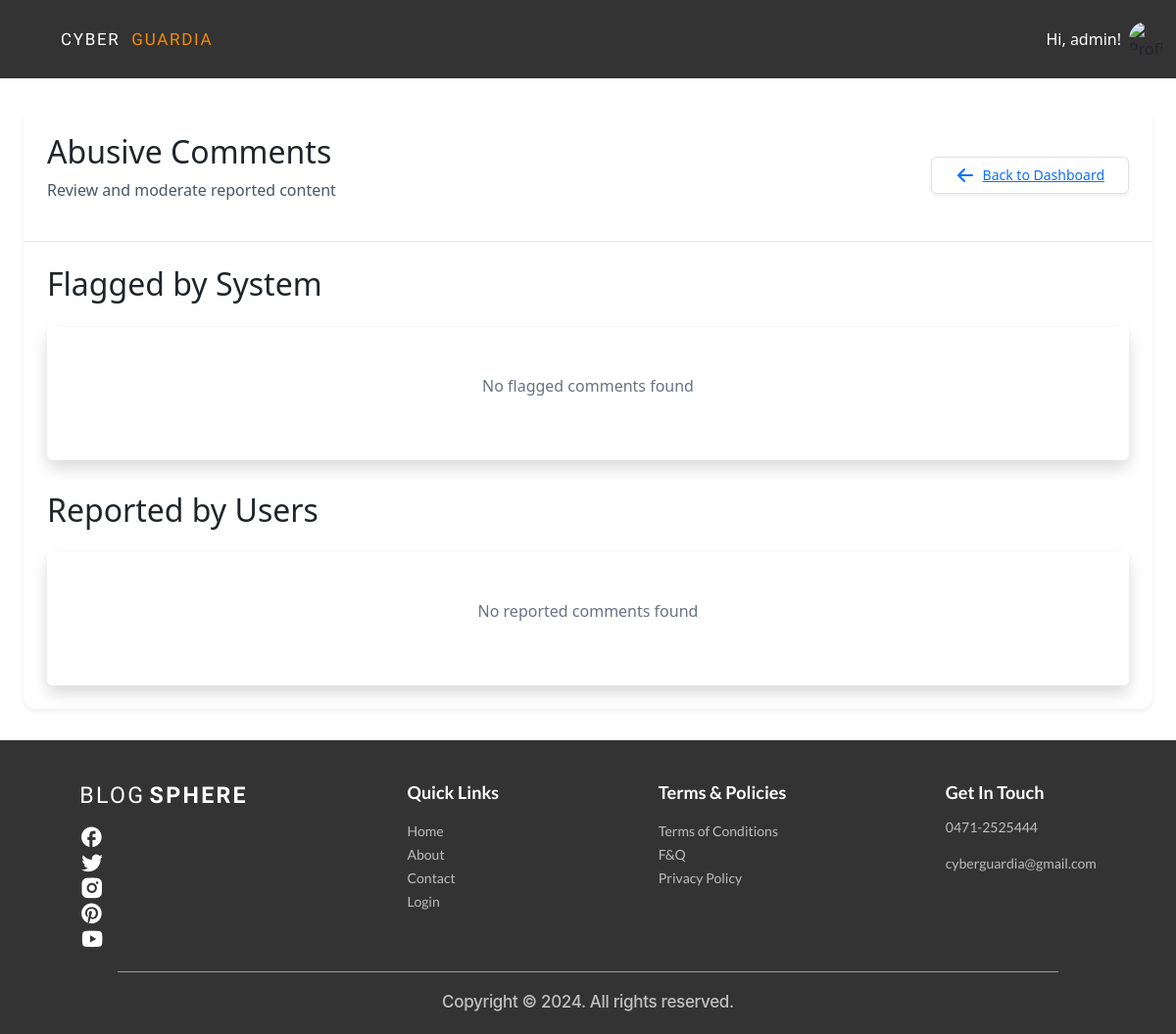
Before: /admin_panel/abusive-comments/ (signed in) with the older database file.
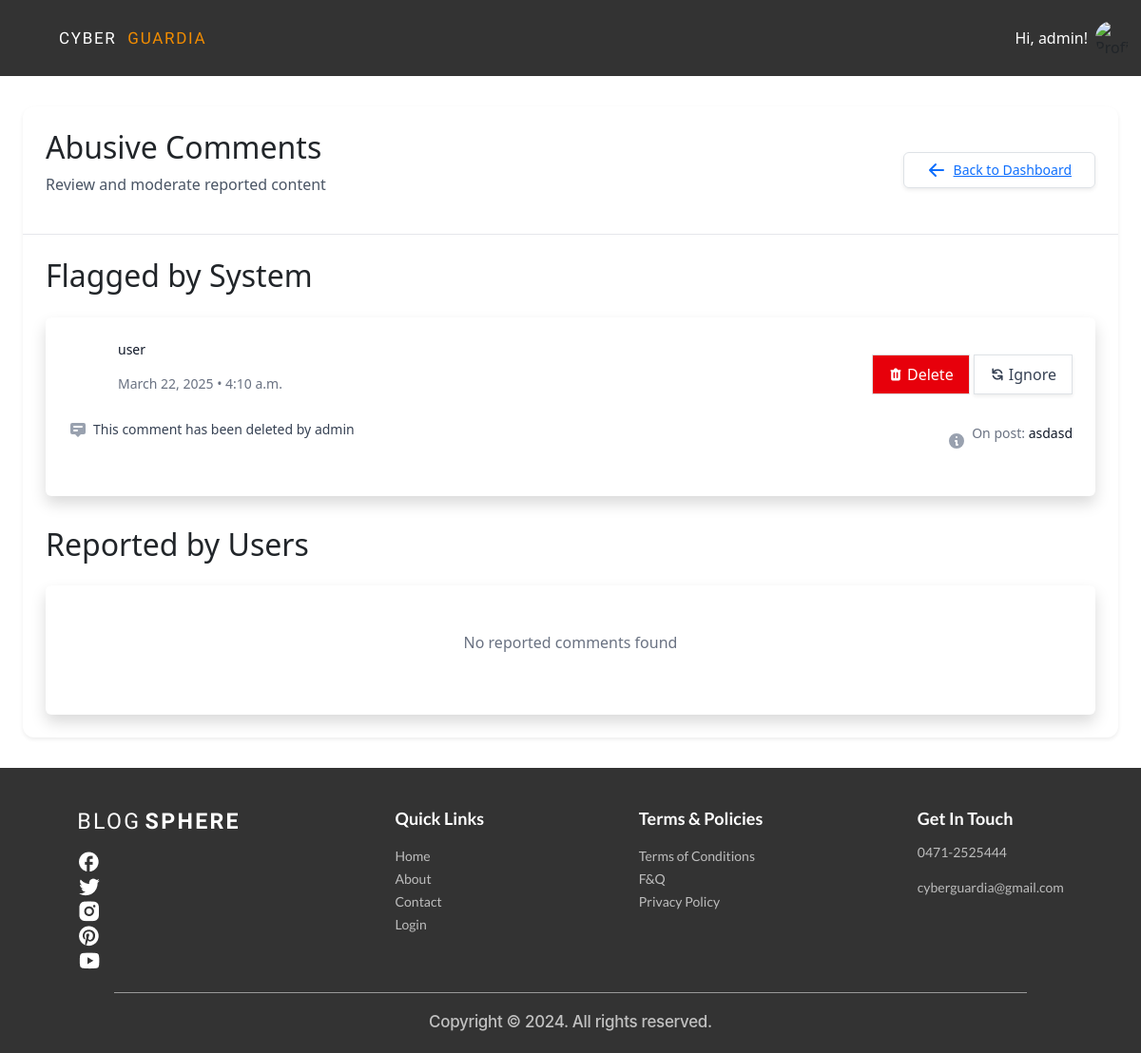
After: the same page with the newer database file.
### posts/models.py (models this page shows, shortened)
class Comment(models.Model):
    user = models.ForeignKey(User, on_delete=models.CASCADE)
    post = models.ForeignKey(Post, on_delete=models.CASCADE, related_name="comments")
    text = models.TextField()
    created_at = models.DateTimeField(auto_now_add=True)
    flagged = models.BooleanField(default=False)
    reported = models.BooleanField(default=False)

class Post(models.Model):
    user = models.ForeignKey(User, on_delete=models.CASCADE)
    content = models.TextField(blank=True)
    location = models.CharField(max_length=255, blank=True)
    image = models.ImageField(upload_to='post_images/', blank=True, null=True)
    created_at = models.DateTimeField(auto_now_add=True)

### account/models.py (models this page shows)
class User(AbstractUser):
    USER_TYPE_CHOICES = (
        ('normal', 'Normal User'),
        ('advertiser', 'Advertiser'),
    )
    user_type = models.CharField(max_length=20, choices=USER_TYPE_CHOICES, default='normal')

### admin_panel/views.py (the view)
# urls.py: path('abusive-comments/', views.abusive_comments, name='abusive_comments'),
@never_cache
@user_passes_test(is_admin)
@login_required
def abusive_comments(request):
    flagged_comments = Comment.objects.filter(flagged=True)
    reported_comments = Comment.objects.filter(reported=True)
    return render(request, 'admin_panel/abusive_comments.html', {'flagged_comments': flagged_comments, 'reported_comments': reported_comments})

### admin_panel/views.py (called while the page is built)
def is_admin(user):
    return user.is_superuser

### admin_panel/templates/admin_panel/abusive_comments.html (shortened to what the changed rows need)
{% extends 'base.html' %}
{% block content %}
<div class="max-w-7xl mx-auto px-4 sm:px-6 lg:px-8 py-8">
    <div class="bg-white dark:bg-gray-800 rounded-xl shadow-sm overflow-hidden">
        <div class="p-6 border-b border-gray-200 dark:border-gray-700 flex justify-between items-center">
            <div>
                <h2 class="text-2xl font-bold text-gray-900 dark:text-white">Abusive Comments</h2>
            </div>
        </div>
        <div class="p-6">
            <div class="mb-8">
                <h2 class="text-xl font-semibold text-gray-900 dark:text-white mb-4">Flagged by System</h2>
                <div class="bg-white dark:bg-gray-800 shadow overflow-hidden sm:rounded-md">
                    <ul class="divide-y divide-gray-200 dark:divide-gray-700">
                        {% for comment in flagged_comments %}
                        <li>
                            <div class="px-4 py-4 sm:px-6">
                                <div class="flex items-center justify-between">
                                    <div class="flex items-center">
                                        <div class="h-10 w-10 rounded-full bg-primary-500 flex items-center justify-center text-white font-semibold mr-3">
                                        </div>
                                        <div>
                                            <p class="text-sm font-medium text-gray-900 dark:text-white">{{ comment.user.username }}</p>
                                            <p class="text-sm text-gray-500 dark:text-gray-400">
                                                {{ comment.created_at|date:"F j, Y • g:i a" }}
                                            </p>
                                        </div>
                                    </div>
                                    <div>
                                        <form action="{% url 'delete_comment' comment.id %}" method="POST" class="inline-block">
                                            <button type="submit" class="inline-flex items-center px-3 py-2 border border-transparent text-sm leading-4 font-medium rounded-md text-white bg-red-600 hover:bg-red-700 focus:outline-none focus:ring-2 focus:ring-offset-2 focus:ring-red-500">
                                                Delete
                                            </button>
                                        </form>
                                        <button class="ml-2 inline-flex items-center px-3 py-2 border border-gray-300 dark:border-gray-600 shadow-sm text-sm leading-4 font-medium rounded-md text-gray-700 dark:text-gray-300 bg-white dark:bg-gray-800 hover:bg-gray-50 dark:hover:bg-gray-700 focus:outline-none focus:ring-2 focus:ring-offset-2 focus:ring-primary-500">
                                            Ignore
                                        </button>
                                    </div>
                                </div>
                                <div class="mt-2 sm:flex sm:justify-between">
                                    <div class="sm:flex">
                                        <p class="flex items-center text-sm text-gray-700 dark:text-gray-300">
                                            {{ comment.text }}
                                        </p>
                                    </div>
                                    <div class="mt-2 flex items-center text-sm text-gray-500 dark:text-gray-400 sm:mt-0">
                                        <p>
                                            On post: <span class="text-gray-900 dark:text-gray-200 font-medium">{{ comment.post.content|truncatechars:50 }}</span>
                                        </p>
                                    </div>
                                </div>
                            </div>
                        </li>
                        {% empty %}
                        <li class="px-4 py-5 sm:px-6 text-center text-gray-500 dark:text-gray-400">
                            No flagged comments found
                        </li>
                        {% endfor %}
                    </ul>
                </div>
            </div>
            <div>
                <h2 class="text-xl font-semibold text-gray-900 dark:text-white mb-4">Reported by Users</h2>
            </div>
        </div>
    </div>
</div>
{% endblock %}

Changed rows visible on the page:
added Comment: user.username "user", created_at "March 22, 2025 • 4:10 a.m.", text "This comment has been deleted by admin", post.content "asdasd"
Other visible differences:
text no longer shown: "No flagged comments found"
